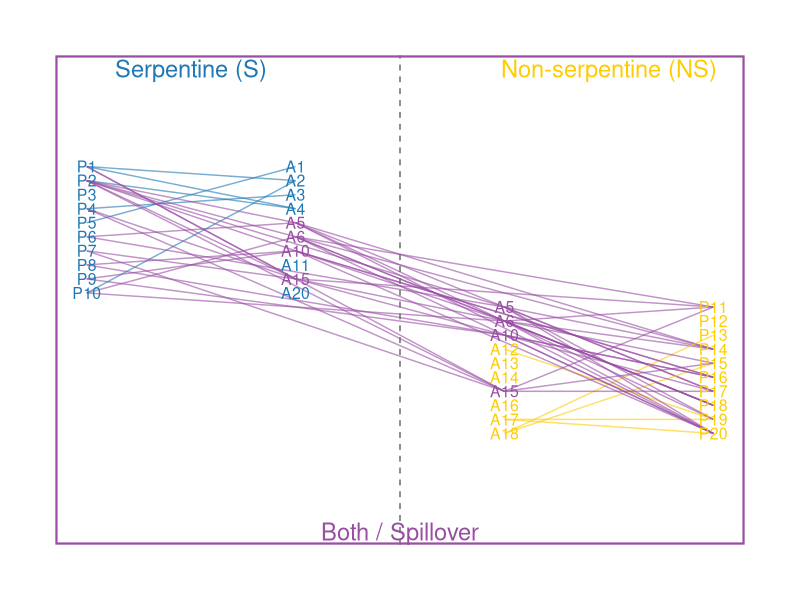
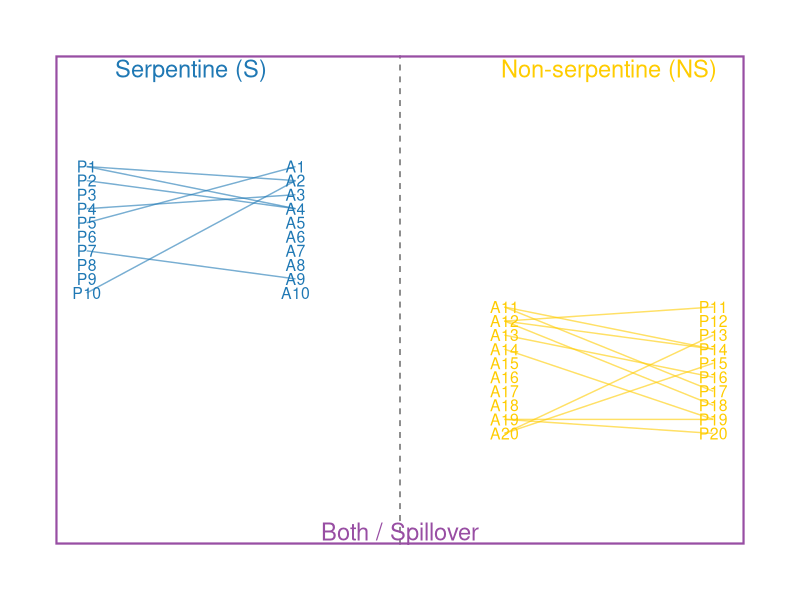

Write R code to recreate these figures, in order.

#### Code for conceptual figure #####
##### code by Becca Nelson  #######
###### date created: 10-29-2025 ###########
######### date last modified: 10-29-2025 #######
###### create conceptual figure of simulation design #######



library(ggplot2)
library(dplyr)

# hypothetical plant and animal species
plants_S  <- paste0("P", 1:10)
plants_NS <- paste0("P", 11:20)

animals_S  <- paste0("A", c(1:6, 10, 11, 15, 20))
animals_NS <- paste0("A", c(5, 6, 10, 12:18))


shared_animals <- intersect(animals_S, animals_NS)


plants <- data.frame(
  name = c(plants_S, plants_NS),
  x = c(rep(1, length(plants_S)), rep(4, length(plants_NS))),
  y = seq(10, 1, length.out = 20),
  region = c(rep("S", length(plants_S)), rep("NS", length(plants_NS)))
)

animals <- data.frame(
  name = c(animals_S, animals_NS),
  x = c(rep(2, length(animals_S)), rep(3, length(animals_NS))),
  y = seq(10, 1, length.out = length(c(animals_S, animals_NS))),
  region = c(rep("S", length(animals_S)), rep("NS", length(animals_NS)))
)


animals$shared <- animals$name %in% shared_animals

# hypothetical interactions
set.seed(123)


interactions_S <- expand.grid(plant = plants_S, animal = animals_S) %>%
  mutate(interact = rbinom(n(), 1, 0.1)) %>%
  filter(interact == 1)


interactions_NS <- expand.grid(plant = plants_NS, animal = animals_NS) %>%
  mutate(interact = rbinom(n(), 1, 0.1)) %>%
  filter(interact == 1)


interactions_shared <- expand.grid(
  plant = c(plants_S, plants_NS),
  animal = shared_animals
) %>%
  mutate(interact = rbinom(n(), 1, 0.25)) %>%
  filter(interact == 1)


interactions <- bind_rows(interactions_S, interactions_NS, interactions_shared)


interactions$type <- case_when(
  interactions$animal %in% shared_animals ~ "spillover",
  interactions$plant %in% plants_S ~ "S",
  interactions$plant %in% plants_NS ~ "NS"
)


interactions <- interactions %>%
  left_join(plants, by = c("plant" = "name")) %>%
  rename(xp = x, yp = y) %>%
  left_join(animals, by = c("animal" = "name")) %>%
  rename(xa = x, ya = y)


cols <- c("S" = "#1f78b4",       
          "NS" = "#ffcc00",      
          "spillover" = "#984ea3")  


p <- ggplot() +
  geom_segment(
    data = interactions,
    aes(x = xp, xend = xa, y = yp, yend = ya, color = type),
    alpha = 0.6
  ) +
  # Plants
  geom_text(data = plants, aes(x, y, label = name,
                               color = ifelse(region == "S", "S", "NS")),
            size = 4) +
  # Animals
  geom_text(data = animals,
            aes(x, y, label = name,
                color = ifelse(shared, "spillover",
                               ifelse(region == "S", "S", "NS"))),
            size = 4) +
  geom_vline(xintercept = 2.5, linetype = "dashed", color = "gray40") +
  annotate("text", x = 1.5, y = 13, label = "Serpentine (S)", size = 6, color = "#1f78b4", vjust = 0) +
annotate("text", x = 3.5, y = 13, label = "Non-serpentine (NS)", size = 6, color = "#ffcc00", vjust = 0)+
  annotate("text", x = 2.5, y = -2, label = "Both / Spillover", size = 6, color = "#984ea3", vjust = 1) +
  scale_color_manual(values = cols, guide = "none") +
  theme_void() +
  theme(
    plot.margin = margin(40, 40, 40, 40),
    panel.border = element_rect(color = "#984ea3", fill = NA, linewidth = 1.5)
  )

# Save as high-resolution PDF
ggsave("interaction_diagram.pdf", plot = p,
       width = 10, height = 6, units = "in", dpi = 600, device = cairo_pdf)


########## no spillover version ##########
library(ggplot2)
library(dplyr)


plants_S  <- paste0("P", 1:10)
plants_NS <- paste0("P", 11:20)


animals_S  <- paste0("A", c(1:10))
animals_NS <- paste0("A", c(11:20))


shared_animals <- character(0)

plants <- data.frame(
  name = c(plants_S, plants_NS),
  x = c(rep(1, length(plants_S)), rep(4, length(plants_NS))),
  y = seq(10, 1, length.out = 20),
  region = c(rep("S", length(plants_S)), rep("NS", length(plants_NS)))
)


animals <- data.frame(
  name = c(animals_S, animals_NS),
  x = c(rep(2, length(animals_S)), rep(3, length(animals_NS))),
  y = seq(10, 1, length.out = length(c(animals_S, animals_NS))),
  region = c(rep("S", length(animals_S)), rep("NS", length(animals_NS))),
  shared = FALSE
)

# Interactions: only within soil type
set.seed(123)
interactions_S <- expand.grid(plant = plants_S, animal = animals_S) %>%
  mutate(interact = rbinom(n(), 1, 0.1)) %>%
  filter(interact == 1)

interactions_NS <- expand.grid(plant = plants_NS, animal = animals_NS) %>%
  mutate(interact = rbinom(n(), 1, 0.1)) %>%
  filter(interact == 1)


interactions <- bind_rows(interactions_S, interactions_NS)


interactions$type <- case_when(
  interactions$plant %in% plants_S ~ "S",
  interactions$plant %in% plants_NS ~ "NS"
)


interactions <- interactions %>%
  left_join(plants, by = c("plant" = "name")) %>%
  rename(xp = x, yp = y) %>%
  left_join(animals, by = c("animal" = "name")) %>%
  rename(xa = x, ya = y)


cols <- c("S" = "#1f78b4",       
          "NS" = "#ffcc00",      
          "spillover" = "#984ea3")  


p <- ggplot() +
  
  geom_segment(
    data = interactions,
    aes(x = xp, xend = xa, y = yp, yend = ya, color = type),
    alpha = 0.6
  ) +
  # Plants
  geom_text(
    data = plants,
    aes(x, y, label = name, color = ifelse(region == "S", "S", "NS")),
    size = 4
  ) +
  # Animals
  geom_text(
    data = animals,
    aes(x, y, label = name, color = ifelse(region == "S", "S", "NS")),
    size = 4
  ) +

  geom_vline(xintercept = 2.5, linetype = "dashed", color = "gray40") +
  annotate("text", x = 1.5, y = 13, label = "Serpentine (S)", size = 6, color = "#1f78b4", vjust = 0) +
  annotate("text", x = 3.5, y = 13, label = "Non-serpentine (NS)", size = 6, color = "#ffcc00", vjust = 0) +
  annotate("text", x = 2.5, y = -2, label = "Both / Spillover", size = 6, color = "#984ea3", vjust = 1) +

  scale_color_manual(values = cols, guide = "none") +
  theme_void() +
  theme(
    plot.margin = margin(40, 40, 40, 40),
    panel.border = element_rect(color = "#984ea3", fill = NA, linewidth = 1.5)
  )


ggsave("interaction_diagram_no_overlap.pdf", plot = p,
       width = 10, height = 6, units = "in", dpi = 600, device = cairo_pdf)
